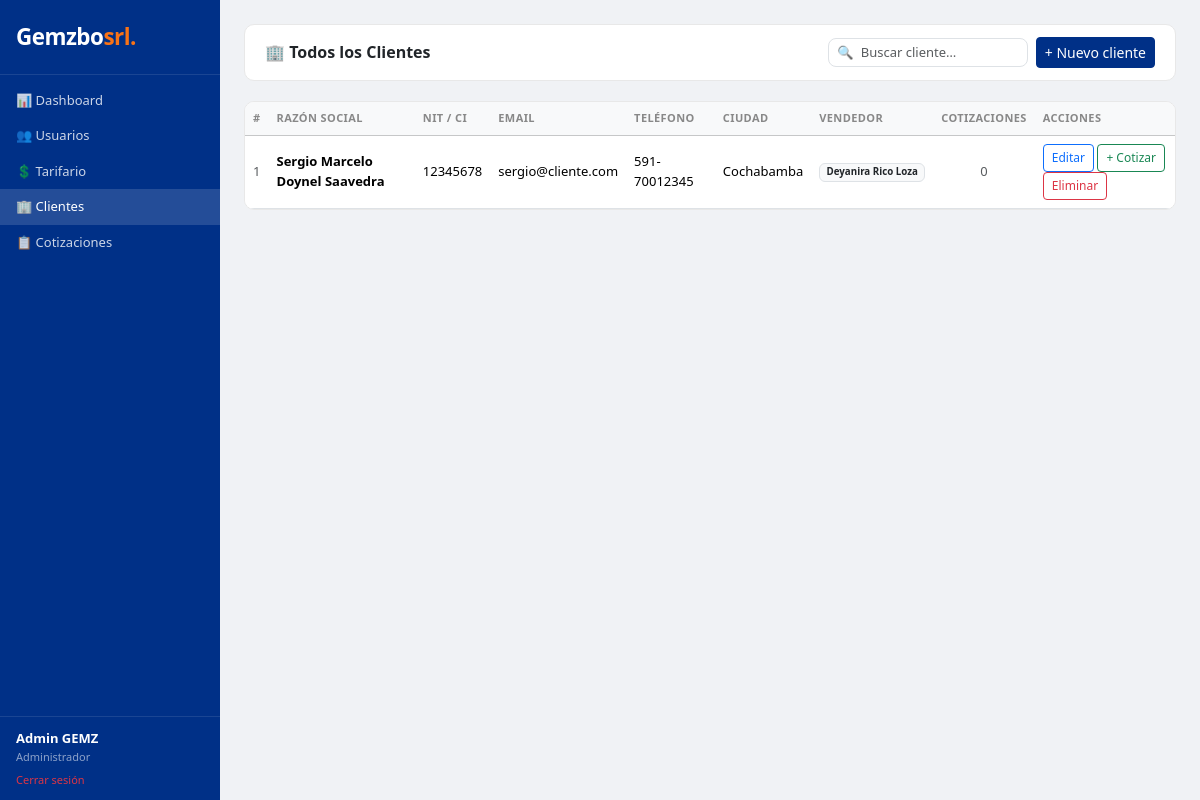
/clientes.php (signed in), run on the app's committed database.
### tables this page shows
CREATE TABLE usuarios (
  id              INT UNSIGNED     NOT NULL AUTO_INCREMENT,
  rol_id          TINYINT UNSIGNED NOT NULL,
  nombre          VARCHAR(120)     NOT NULL,
  email           VARCHAR(120)     NOT NULL,
  password_hash   VARCHAR(255)     NOT NULL,
  fecha_creacion  DATETIME         NOT NULL DEFAULT CURRENT_TIMESTAMP,
  ultimo_acceso   DATETIME             NULL,
  estado          ENUM('activo','inactivo') NOT NULL DEFAULT 'activo',
  PRIMARY KEY (id),
  UNIQUE KEY uq_email (email),
  CONSTRAINT fk_usuarios_rol FOREIGN KEY (rol_id) REFERENCES roles (id)
);

CREATE TABLE clientes (
  id               INT UNSIGNED NOT NULL AUTO_INCREMENT,
  usuario_id       INT UNSIGNED     NULL COMMENT 'FK si el cliente tiene portal de acceso',
  vendedor_id      INT UNSIGNED NOT NULL COMMENT 'Vendedor asignado',
  nombre_razon     VARCHAR(180) NOT NULL,
  nit_ci           VARCHAR(30)      NULL,
  email            VARCHAR(120)     NULL,
  telefono         VARCHAR(30)      NULL,
  ciudad           VARCHAR(80)      NULL,
  fecha_registro   DATETIME    NOT NULL DEFAULT CURRENT_TIMESTAMP,
  PRIMARY KEY (id),
  CONSTRAINT fk_clientes_usuario  FOREIGN KEY (usuario_id)  REFERENCES usuarios (id) ON DELETE SET NULL,
  CONSTRAINT fk_clientes_vendedor FOREIGN KEY (vendedor_id) REFERENCES usuarios (id)
);

### classes/Auth.php (called while the page is built, shortened)
<?php
class Auth
{
    public static function user(): array
    {
        return [
            'id'        => (int) ($_SESSION['user_id']    ?? 0),
            'nombre'    => $_SESSION['nombre']     ?? '',
            'email'     => $_SESSION['email']      ?? '',
            'rol_id'    => (int) ($_SESSION['rol_id']     ?? 0),
            'nombre_rol'=> $_SESSION['nombre_rol'] ?? '',
        ];
    }
    public static function isAdmin(): bool
    {
        return (int) ($_SESSION['rol_id'] ?? 0) === ROL_ADMIN;
    }
}

### clientes.php (the view, shortened to what this page needs)
<?php
$db   = Database::getInstance();
$user = Auth::user();
if (Auth::isAdmin()) {
    $clientes = $db->query(
        "SELECT c.*, u.nombre AS vendedor_nombre,
                (SELECT COUNT(*) FROM cotizaciones ct WHERE ct.cliente_id=c.id) AS num_cot
         FROM clientes c JOIN usuarios u ON u.id=c.vendedor_id ORDER BY c.nombre_razon"
    )->fetchAll();
}
if (Auth::isAdmin()) {
    $vendedores = $db->query(
        "SELECT id, nombre FROM usuarios WHERE rol_id IN (1,2) AND estado='activo' ORDER BY nombre"
    )->fetchAll();
}
?>
<!DOCTYPE html>
<html lang="es">
<head>
<link href="https://cdn.jsdelivr.net/npm/bootstrap@5.3.3/dist/css/bootstrap.min.css" rel="stylesheet">
</head>
<body>
<div class="sidebar">
  <div class="brand"><div class="brand-name">Gemzbo<span>srl.</span></div></div>
  <nav class="pt-2">
    <a href="dashboard.php"    class="nav-link">📊 Dashboard</a>
    <?php if(Auth::isAdmin()): ?>
    <a href="usuarios.php"     class="nav-link">👥 Usuarios</a>
    <a href="tarifario.php"    class="nav-link">💲 Tarifario</a>
    <?php endif; ?>
    <a href="clientes.php"     class="nav-link active">🏢 Clientes</a>
    <a href="cotizaciones.php" class="nav-link">📋 Cotizaciones</a>
  </nav>
  <div class="user-box">
    <div class="uname"><?= htmlspecialchars($user['nombre']) ?></div>
    <div class="urole"><?= htmlspecialchars($user['nombre_rol']) ?></div>
    <a href="logout.php" class="text-danger text-decoration-none" style="font-size:11px;display:block;margin-top:.4rem">Cerrar sesión</a>
  </div>
</div>
<div class="main">
  <div class="topbar">
    <h4>🏢 <?= Auth::isAdmin() ? 'Todos los Clientes' : 'Mis Clientes' ?></h4>
    <div class="d-flex gap-2 align-items-center">
      <div class="search-box">
        <input type="text" id="buscador" class="form-control form-control-sm" placeholder="Buscar cliente…" oninput="filtrarTabla()" style="width:200px">
      </div>
      <button class="btn btn-primary btn-sm" data-bs-toggle="modal" data-bs-target="#modalCrear">+ Nuevo cliente</button>
    </div>
  </div>
  <div class="table-card">
    <div class="table-responsive">
      <table class="table table-hover mb-0" id="tabla-clientes">
        <thead class="table-light">
          <tr>
            <th>#</th><th>Razón Social</th><th>NIT / CI</th><th>Email</th>
            <th>Teléfono</th><th>Ciudad</th><th>Vendedor</th><th>Cotizaciones</th><th>Acciones</th>
          </tr>
        </thead>
        <tbody>
        <?php if (empty($clientes)): ?>
        <tr><td colspan="9" class="text-center text-muted py-4">No hay clientes registrados</td></tr>
        <?php else: foreach ($clientes as $c): ?>
        <tr>
          <td class="text-muted"><?= $c['id'] ?></td>
          <td><strong><?= htmlspecialchars($c['nombre_razon']) ?></strong></td>
          <td><?= htmlspecialchars($c['nit_ci'] ?? '—') ?></td>
          <td><?= htmlspecialchars($c['email']  ?? '—') ?></td>
          <td><?= htmlspecialchars($c['telefono'] ?? '—') ?></td>
          <td><?= htmlspecialchars($c['ciudad'] ?? '—') ?></td>
          <td><span class="badge bg-light text-dark border"><?= htmlspecialchars($c['vendedor_nombre']) ?></span></td>
          <td class="text-center">
            <?php if ($c['num_cot'] > 0): ?>
              <a href="cotizaciones.php?cliente_id=<?= $c['id'] ?>" class="badge bg-primary text-decoration-none"><?= $c['num_cot'] ?></a>
            <?php else: ?>
              <span class="text-muted">0</span>
            <?php endif; ?>
          </td>
          <td>
            <button class="btn btn-outline-primary btn-sm" style="font-size:12px"
              onclick="editarCliente(<?= htmlspecialchars(json_encode($c)) ?>)">Editar</button>
            <a href="formulario.php?cliente_id=<?= $c['id'] ?>" class="btn btn-outline-success btn-sm" style="font-size:12px">+ Cotizar</a>
            <?php if (Auth::isAdmin() && $c['num_cot'] == 0): ?>
            <form method="POST" class="d-inline" onsubmit="return confirm('¿Eliminar cliente?')">
              <button type="submit" class="btn btn-outline-danger btn-sm" style="font-size:12px">Eliminar</button>
            </form>
            <?php endif; ?>
          </td>
        </tr>
        <?php endforeach; endif; ?>
        </tbody>
      </table>
    </div>
  </div>
</div>
</body>
</html>

### clientes.php (style rules this page uses)
body { background:#f0f2f5;font-family:'Segoe UI',sans-serif }
.sidebar { background:#003087;min-height:100vh;width:220px;position:fixed;top:0;left:0;z-index:100 }
.sidebar .brand { padding:1.25rem 1rem;border-bottom:1px solid rgba(255,255,255,.1) }
.sidebar .brand-name { font-size:1.4rem;font-weight:700;color:#fff;letter-spacing:-.5px }
.sidebar .brand-name span { color:#f97316 }
.sidebar a.nav-link { color:rgba(255,255,255,.8);padding:.5rem 1rem;font-size:13px;display:block;text-decoration:none }
.sidebar a.nav-link:hover,.sidebar a.nav-link.active { background:rgba(255,255,255,.14);color:#fff }
.sidebar .user-box { position:absolute;bottom:0;left:0;right:0;padding:.75rem 1rem;border-top:1px solid rgba(255,255,255,.1) }
.sidebar .user-box .uname { color:#fff;font-weight:600;font-size:13px }
.sidebar .user-box .urole { color:rgba(255,255,255,.55);font-size:11px }
.main { margin-left:220px;padding:1.5rem }
.topbar { background:#fff;border-radius:10px;padding:.75rem 1.25rem;margin-bottom:1.25rem;display:flex;justify-content:space-between;align-items:center;border:1px solid #e8e8e8 }
.topbar h4 { margin:0;font-size:16px;font-weight:600 }
.table-card { background:#fff;border-radius:10px;border:1px solid #e8e8e8;overflow:hidden }
.table th { font-size:11px;text-transform:uppercase;letter-spacing:.4px;color:#888;font-weight:600;border-top:0 }
.table td { font-size:13px;vertical-align:middle }
.btn-primary { background:#003087;border-color:#003087 }
.search-box { position:relative }
.search-box input { padding-left:2rem;border-radius:8px;font-size:13px }
.search-box::before { content:'🔍';position:absolute;left:.6rem;top:50%;transform:translateY(-50%);font-size:13px;z-index:1 }

### data on the page
usuarios: nombre "Admin GEMZ"
clientes: id "1", nombre_razon "Sergio Marcelo Doynel Saavedra", nit_ci "12345678", email "sergio@cliente.com", telefono "591-70012345", ciudad "Cochabamba", vendedor.nombre "Deyanira Rico Loza"

### other printed values
$user['nombre_rol'] "Administrador"
